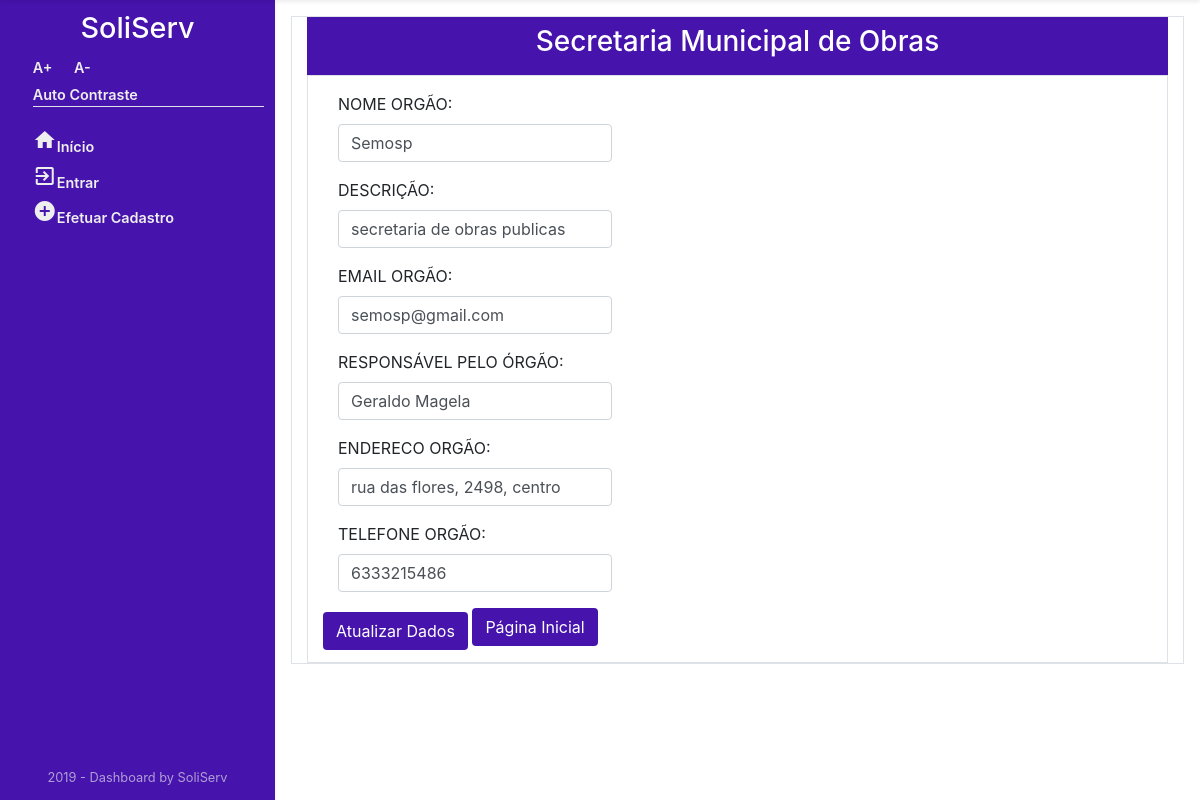
The app's page /Orgao/orgao/atualizar/2 with its own data.
### Orgao/models.py (models this page shows, shortened)
class Orgao(models.Model):
    nomeOrgao = models.CharField('NOME ORGÃO', max_length=45)
    descricao = models.CharField('DESCRIÇÃO', max_length=100)
    emailOrgao = models.CharField('EMAIL ORGÃO', max_length=45)
    nomeResponsavelOrgao = models.CharField(
        'RESPONSÁVEL PELO ÓRGÃO', max_length=45)
    enderecoOrgao = models.CharField('ENDERECO ORGÃO', max_length=45, default="")
    telefoneOrgao = models.IntegerField('TELEFONE ORGÃO')
    class Meta:
        verbose_name = "Orgao"
        verbose_name_plural = "Orgao"

### Orgao/views.py (the view)
# urls.py: path('orgao/atualizar/<int:pk>', views.AtualizarOrgao.as_view(),name='orgao_atualizar'),
class AtualizarOrgao(UpdateView):
    model = Orgao
    form_class =  CadastroOrgaoForm
    template_name = "Orgao/atualizarOrgao.html"
    success_url = reverse_lazy('Orgao:dados_orgao')

### Orgao/templates/Orgao/atualizarOrgao.html (shortened to what this page needs)
{% extends 'Orgao/index.html' %}
{% block centroOrgao %}
<form method="POST" class="mt-3">
    <div class="col">
        {{ form.as_p }}
    </div>
    <input type="submit" class="btn mb-2" style="background-color: #4613ac; color: white;" title="Atualizar Dados"
        value="Atualizar Dados">
    <a class="btn  mb-3" href="{% url 'Orgao:orgao_index'%}" style="background: #4613ac; color: white;"
        title="Voltar a HomePage">Página Inicial</a>
</form>
{% endblock %}

### sistemaDeGestaoDeServicosPublicos/static/css/style.css (style rules this page uses)
:root { --tamanho-sidebar: 275px; --transicao: .5s ease-in; }
* { margin: 0; padding: 0; }

### records on screen
Orgao: nomeOrgao "Semosp", descricao "secretaria de obras publicas", emailOrgao "semosp@gmail.com", nomeResponsavelOrgao "Geraldo Magela", enderecoOrgao "rua das flores, 2498, centro", telefoneOrgao "6333215486"
